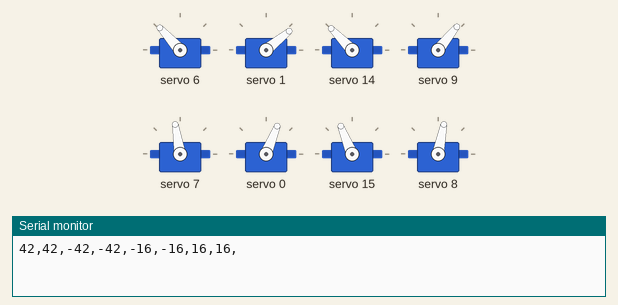
Simulated run of this sketch. Board: Arduino Uno, built with avr-gcc and run on an emulated ATmega328P. On the bench: 8 × servo, the last lines printed to the serial monitor.

Above: at 0.05 s.
At 0.5 s:
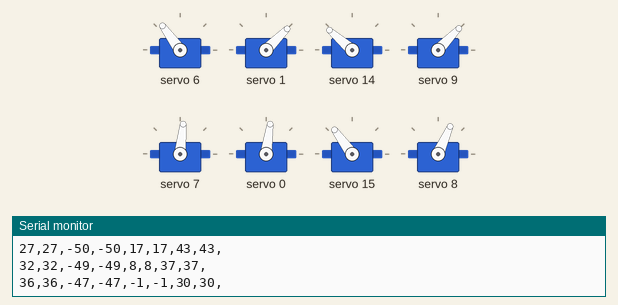
At 0.95 s:
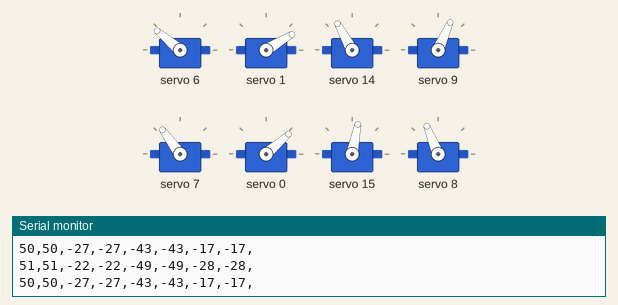
At 2.2 s:
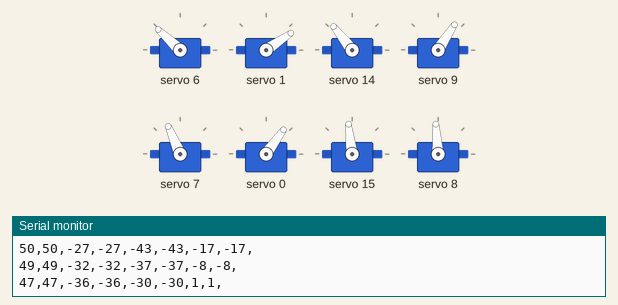
At 3.25 s:
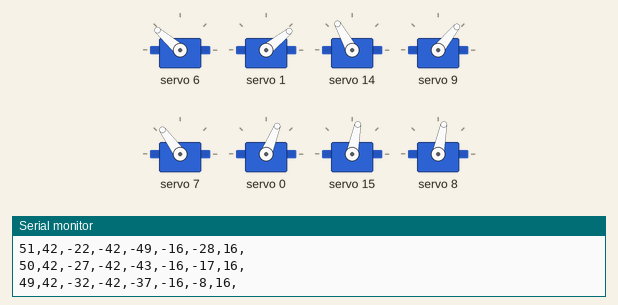
At 4.5 s:
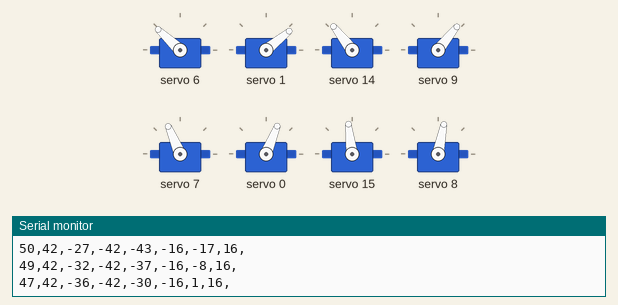
Timing chart, 0 to 5.9 s (numbered marks = the images above):
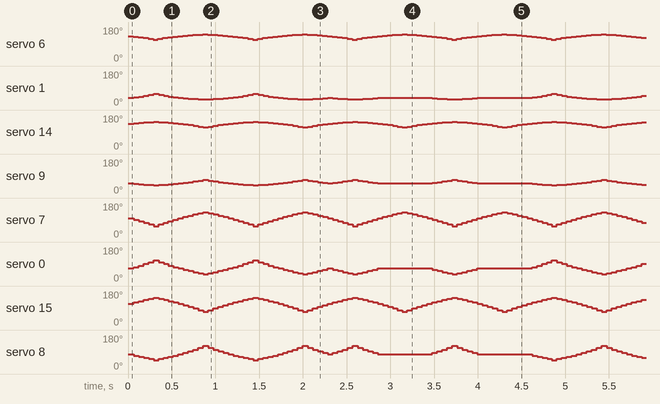

Measured:
- by itself, servo 1: moves between 30° and 59°, repeating every 4.6 s
- by itself, servo 9: moves between 42° and 71°, repeating every 4.6 s
- by itself, servo 0: moves between 35° and 111°, repeating every 4.6 s
- by itself, servo 8: moves between 47° and 123°, repeating every 4.6 s
- by itself, servo 14: repeats every 1.1 s: 139° 0.06 s, 141° 0.11 s, 143° 0.06 s, 141° 0.11 s, 139° 0.06 s, 137° 0.06 s, 134° 0.06 s, 131° 0.06 s, 128° 0.06 s, 124° 0.06 s, 119° 0.06 s, 114° 0.06 s, 119° 0.06 s, 124° 0.06 s, 128° 0.06 s, 131° 0.06 s, 134° 0.06 s, 137° 0.06 s
- by itself, servo 7: repeats every 1.1 s: 84° 0.06 s, 75° 0.06 s, 67° 0.06 s, 56° 0.06 s, 67° 0.06 s, 75° 0.06 s, 84° 0.06 s, 92° 0.06 s, 99° 0.06 s, 107° 0.06 s, 113° 0.06 s, 120° 0.06 s, 126° 0.06 s, 132° 0.06 s, 126° 0.06 s, 120° 0.06 s, 113° 0.06 s, 107° 0.06 s, 99° 0.06 s, 92° 0.06 s

The sketch:

niushen.ino
```cpp
#include <Wire.h>                      //IIC通讯头文件
#include <Adafruit_PWMServoDriver.h> //16路舵机控制板头文件
//以这种方式调用，它使用默认地址0x40。
Adafruit_PWMServoDriver pwm = Adafruit_PWMServoDriver();
#define SERVOMIN  680   //这是“最小”高电平占空比计数（在4096中）
#define SERVOMAX  2200   //这是“最大”高电平占空比计数（在4096中）
//前后扭身步态帧数据
char wk[20][8]= {
42,42,-42,-42,-16,-16,16,16,
39,39,-45,-45,-9,-9,24,24,
36,36,-47,-47,-1,-1,30,30,
32,32,-49,-49,8,8,37,37,
27,27,-50,-50,17,17,43,43,
22,22,-51,-51,28,28,49,49,
27,27,-50,-50,17,17,43,43,
32,32,-49,-49,8,8,37,37,
36,36,-47,-47,-1,-1,30,30,
39,39,-45,-45,-9,-9,24,24,
42,42,-42,-42,-16,-16,16,16,
45,45,-39,-39,-24,-24,9,9,
47,47,-36,-36,-30,-30,1,1,
49,49,-32,-32,-37,-37,-8,-8,
50,50,-27,-27,-43,-43,-17,-17,
51,51,-22,-22,-49,-49,-28,-28,
50,50,-27,-27,-43,-43,-17,-17,
49,49,-32,-32,-37,-37,-8,-8,
47,47,-36,-36,-30,-30,1,1,
45,45,-39,-39,-24,-24,9,9
};
//左右扭身步态帧数据
char wk1[20][8]= {
42,42,-42,-42,-16,-16,16,16,
39,45,-45,-39,-9,-24,24,9,
36,47,-47,-36,-1,-30,30,1,
32,49,-49,-32,8,-37,37,-8,
27,50,-50,-27,17,-43,43,-17,
22,51,-51,-22,28,-49,49,-28,
27,50,-50,-27,17,-43,43,-17,
32,49,-49,-32,8,-37,37,-8,
36,47,-47,-36,-1,-30,30,1,
39,45,-45,-39,-9,-24,24,9,
42,42,-42,-42,-16,-16,16,16,
45,42,-39,-42,-24,-16,9,16,
47,42,-36,-42,-30,-16,1,16,
49,42,-32,-42,-37,-16,-8,16,
50,42,-27,-42,-43,-16,-17,16,
51,42,-22,-42,-49,-16,-28,16,
50,42,-27,-42,-43,-16,-17,16,
49,42,-32,-42,-37,-16,-8,16,
47,42,-36,-42,-30,-16,1,16,
45,42,-39,-42,-24,-16,9,16
};
//舵机校准偏角数据
char cal[16]={-6,-14,7,0,0,0,0,0,1,9,-3,3,6,-6,7,-6};
//舵机旋转方向
int8_t rotationDirections[] = {1, -1, 1, 1,
                               1, -1, 1, -1,
                               1, -1, -1, 1,
                               -1, 1, 1, -1
                              };
//关节映射表
byte pins[] = {4, 3, 11, 12,
               5, 2, 13, 10,
               6, 1, 14, 9,
               7, 0, 15, 8
              };
//将角度数据转换成高电平占空比
int S2P(int angle){
  float p=0.0;
  p=(1520/150)*angle+680+760;
  return int(p);
}

void setup() {
   Serial.begin(57600);//打开串口
   pwm.begin();       //初始化PCA9685
   pwm.setPWMFreq(240);  //设置频率60Hz
}

void loop() {
  //前后扭动
  //循环两次前后扭动
  for(int i=0;i<=19;i++)//一共20帧
  {
    for(int j=0;j<=7;j++)//每帧8个舵机角度
    {
      Serial.print(int(wk[i][j]));
      //具体舵机角度=步态帧中舵机角度数据*旋转方向+舵机校准偏角+75
      //每次从8号关节舵机开始，执行到16号关节舵机，为一帧
      pwm.setPWM(pins[8+j],0,S2P((int(wk[i][j])+cal[8+j])*rotationDirections[j+8]));
      Serial.print(',');
    }
    delay(50);
    Serial.println();
  }
  for(int i=0;i<=19;i++)//一共20帧
  {
    for(int j=0;j<=7;j++)//每帧8个舵机角度
    {
      Serial.print(int(wk[i][j]));
      //具体舵机角度=步态帧中舵机角度数据*旋转方向+舵机校准偏角+75
      //每次从8号关节舵机开始，执行到16号关节舵机，为一帧
      pwm.setPWM(pins[8+j],0,S2P((int(wk[i][j])+cal[8+j])*rotationDirections[j+8]));
      Serial.print(',');
    }
    delay(50);
    Serial.println();
  }


  //左右扭动
  //循环两次左右扭动
  for(int i=0;i<=19;i++)//一共20帧
  {
    for(int j=0;j<=7;j++)//每帧8个舵机角度
    {
      Serial.print(int(wk1[i][j]));
      //具体舵机角度=步态帧中舵机角度数据*旋转方向+舵机校准偏角+75
      //每次从8号关节舵机开始，执行到16号关节舵机，为一帧
      pwm.setPWM(pins[8+j],0,S2P((int(wk1[i][j])+cal[8+j])*rotationDirections[j+8]));
      Serial.print(',');
    }
    delay(50);
    Serial.println();
  }
   for(int i=0;i<=19;i++)//一共20帧
  {
    for(int j=0;j<=7;j++)//每帧8个舵机角度
    {
      Serial.print(int(wk1[i][j]));
      //具体舵机角度=步态帧中舵机角度数据*旋转方向+舵机校准偏角+75
      //每次从8号关节舵机开始，执行到16号关节舵机，为一帧
      pwm.setPWM(pins[8+j],0,S2P((int(wk1[i][j])+cal[8+j])*rotationDirections[j+8]));
      Serial.print(',');
    }
    delay(50);
    Serial.println();
  }
  //delay(500000000);//只执行一次，如果想循环执行，则需要将此行注释掉
}
```
